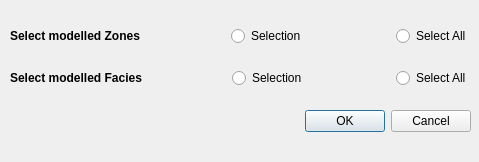
<?xml version="1.0" encoding="UTF-8"?>
<ui version="4.0">
 <class>Selection</class>
 <widget class="QWidget" name="Selection">
  <property name="geometry">
   <rect>
    <x>0</x>
    <y>0</y>
    <width>479</width>
    <height>162</height>
   </rect>
  </property>
  <property name="windowTitle">
   <string>Selection</string>
  </property>
  <widget class="QWidget" name="dockWidgetContents">
   <property name="geometry">
    <rect>
     <x>10</x>
     <y>10</y>
     <width>461</width>
     <height>141</height>
    </rect>
   </property>
   <layout class="QGridLayout" name="layout_selection">
    <item row="0" column="0">
     <layout class="QHBoxLayout" name="layout_select_modelled_zones">
      <item>
       <widget class="QLabel" name="label_select_modelled_zones">
        <property name="font">
         <font>
          <weight>75</weight>
          <bold>true</bold>
         </font>
        </property>
        <property name="text">
         <string>Select modelled Zones</string>
        </property>
       </widget>
      </item>
      <item>
       <spacer name="spacer_after_select_modelled_zones">
        <property name="orientation">
         <enum>Qt::Horizontal</enum>
        </property>
        <property name="sizeHint" stdset="0">
         <size>
          <width>40</width>
          <height>20</height>
         </size>
        </property>
       </spacer>
      </item>
      <item>
       <widget class="QRadioButton" name="m_radio_button_zones_selection">
        <property name="font">
         <font>
          <weight>50</weight>
          <bold>false</bold>
         </font>
        </property>
        <property name="text">
         <string>Selection</string>
        </property>
       </widget>
      </item>
      <item>
       <spacer name="spacer_after_selection_radio_button">
        <property name="orientation">
         <enum>Qt::Horizontal</enum>
        </property>
        <property name="sizeHint" stdset="0">
         <size>
          <width>40</width>
          <height>20</height>
         </size>
        </property>
       </spacer>
      </item>
      <item>
       <widget class="QRadioButton" name="m_radio_button_select_all">
        <property name="font">
         <font>
          <weight>50</weight>
          <bold>false</bold>
         </font>
        </property>
        <property name="text">
         <string>Select All</string>
        </property>
       </widget>
      </item>
     </layout>
    </item>
    <item row="1" column="0">
     <layout class="QHBoxLayout" name="layout_select_modelled_facies">
      <item>
       <widget class="QLabel" name="label_select_modelled_facies">
        <property name="font">
         <font>
          <weight>75</weight>
          <bold>true</bold>
         </font>
        </property>
        <property name="text">
         <string>Select modelled Facies</string>
        </property>
       </widget>
      </item>
      <item>
       <spacer name="spaser_after_select_modelled_facies">
        <property name="orientation">
         <enum>Qt::Horizontal</enum>
        </property>
        <property name="sizeHint" stdset="0">
         <size>
          <width>40</width>
          <height>20</height>
         </size>
        </property>
       </spacer>
      </item>
      <item>
       <widget class="QRadioButton" name="m_radio_button_selection_facies_RadioButton">
        <property name="font">
         <font>
          <weight>50</weight>
          <bold>false</bold>
         </font>
        </property>
        <property name="text">
         <string>Selection</string>
        </property>
       </widget>
      </item>
      <item>
       <spacer name="spacer_after_select_facies_radio_button">
        <property name="orientation">
         <enum>Qt::Horizontal</enum>
        </property>
        <property name="sizeHint" stdset="0">
         <size>
          <width>40</width>
          <height>20</height>
         </size>
        </property>
       </spacer>
      </item>
      <item>
       <widget class="QRadioButton" name="m_radio_button_select_all_facies">
        <property name="font">
         <font>
          <weight>50</weight>
          <bold>false</bold>
         </font>
        </property>
        <property name="text">
         <string>Select All</string>
        </property>
       </widget>
      </item>
     </layout>
    </item>
    <item row="2" column="0">
     <widget class="QDialogButtonBox" name="m_buttons_ok_cancel">
      <property name="font">
       <font>
        <weight>50</weight>
        <bold>false</bold>
       </font>
      </property>
      <property name="standardButtons">
       <set>QDialogButtonBox::Cancel|QDialogButtonBox::Ok</set>
      </property>
     </widget>
    </item>
   </layout>
  </widget>
 </widget>
 <resources/>
 <connections/>
</ui>
